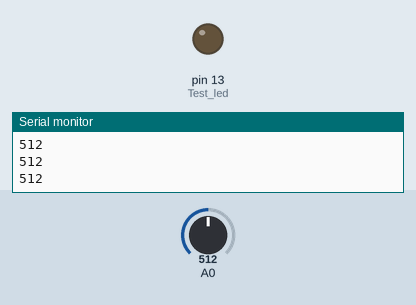
This sketch was run on a simulated Arduino Uno, built with avr-gcc and run on an emulated ATmega328P. Shown: output pins drawn as LEDs (lit = HIGH), the last lines printed to the serial monitor. Dashed ring = blinking. The test bench sets the inputs (shaded band); at power-on: A0 = 512.

Above: at 1.7 s.
1.8 s: A0 set to 524
At 2.6 s:
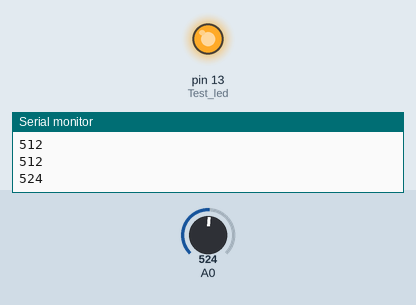
4.8 s: A0 set to 511
At 5.3 s:
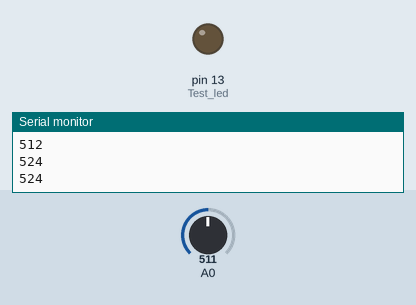
6.3 s: A0 set to 716
At 7.1 s:
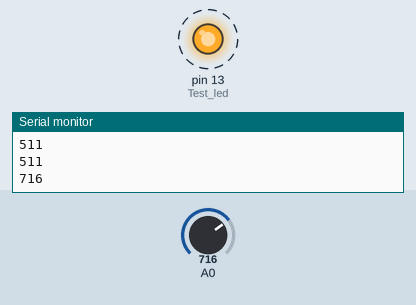
Timing chart, 0 to 15.3 s (numbered marks = the images above; inputs shaded):
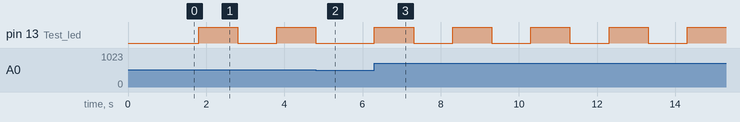

Measured:
- the behaviour switches between 515 and 516 on A0 (found by bisection; images 0 and 1)
- after the input at 1.8 s, pin 13 (Test_led): LOW → HIGH at once, → LOW 1.0 s later, → HIGH 1.0 s later
- after the input at 4.8 s, pin 13 (Test_led): goes on until 4.8 s, then stays LOW
- after the input at 6.3 s, pin 13 (Test_led): alternates HIGH for 1.0 s and LOW for 1.0 s, starting at once

The sketch:

sound_sensor.ino
```cpp
int Test_led = 13;
int Sound_sensor_val = 0;
int Threshold = 3;
int Val_before_calibration = 0;
int Val_after_calibration = 0;


// the setup routine runs once when you press reset:
void setup() {
  // initialize the digital pin as an output.
  Serial.begin(9600);
  pinMode(Test_led, OUTPUT);
  Sound_sensor_calibration();
}

// the loop routine runs over and over again forever:
void loop() {

  Sound_sensor_val= analogRead(A0);
  Serial.println(Sound_sensor_val);


  if (Sound_sensor_val > (Val_after_calibration+Threshold))
  {
  digitalWrite(Test_led, HIGH);   // turn the LED on (HIGH is the voltage level)
  delay(1000);               // wait for a second
  digitalWrite(Test_led, LOW);    // turn the LED off by making the voltage LOW
  delay(1000);               // wait for a second
  }
}

void Sound_sensor_calibration()
{
  Val_before_calibration = analogRead(A0);

  for (int i =0; i<50 ; i++)
  {
  Val_after_calibration = analogRead(A0);
  Val_after_calibration = (Val_after_calibration+Val_before_calibration)/2;
  //Serial.print("Val_after_calibration=");
  //Serial.println(Val_after_calibration);
  delay(10);
  }
}
```
